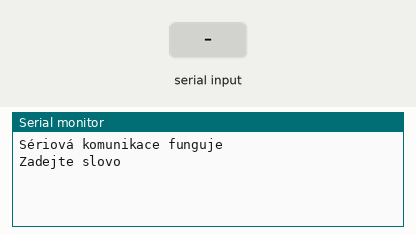
Simulated run of this sketch. Board: Arduino Uno, built with avr-gcc and run on an emulated ATmega328P. On the bench: the last lines printed to the serial monitor. Inputs (shaded band) come from the test bench.

Above: at 3.2 s.
3.3 s: "1" received over Serial
At 5.5 s:
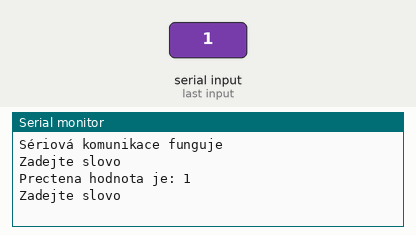
5.8 s: "0" received over Serial
At 7.2 s:
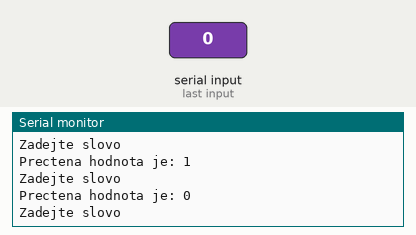
7.3 s: "2" received over Serial
At 8.7 s:
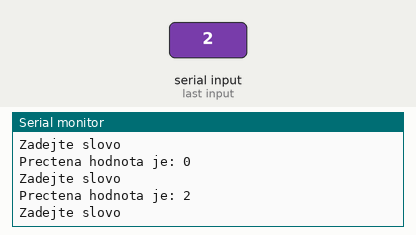

Measured:
- after the input at 3.3 s, the serial monitor: prints a new line after 1.0 s (image 1)
- after the input at 5.8 s, the serial monitor: prints a new line after 1.0 s (image 2)
- after the input at 7.3 s, the serial monitor: prints a new line after 1.0 s (image 3)

The sketch:

Seriovy_vstup.ino
```cpp
void setup() {
  Serial.begin(9600);
  delay(2000);
  Serial.println("Sériová komunikace funguje");
}

void loop() {
  String prectenaHodnota = "";
  Serial.println("Zadejte slovo");
  while(prectenaHodnota.equals("")) {
    prectenaHodnota = Serial.readString();
  }
  Serial.print("Prectena hodnota je: ");
  Serial.println(prectenaHodnota);
}
```
